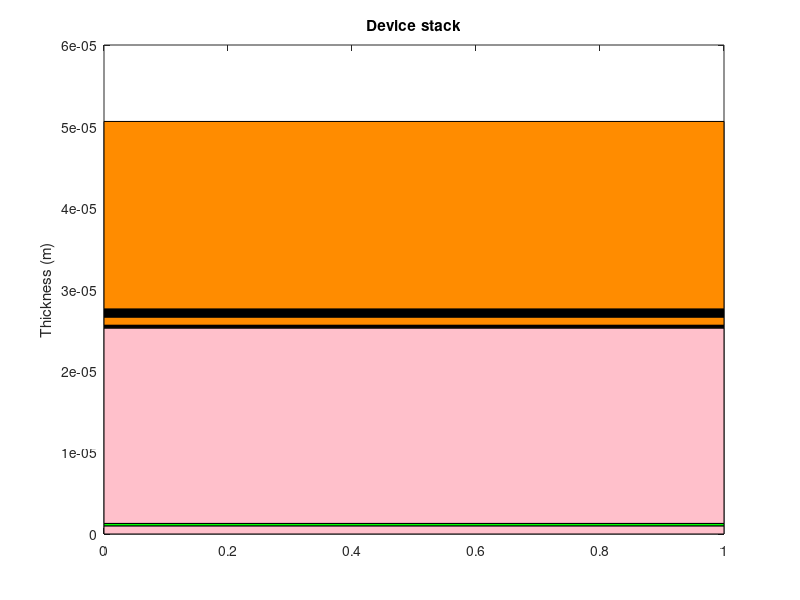

Write the MATLAB code that produced this figure. (Note: this script raises an error after producing the figure.)
% Calculations of strain and stress in the ReTRIna device,
% including the position of the neutral plane.

close all
clear all

%% Define the material properties

R = 11e-3; % radius of curvature in m

M = struct;

M.pi.E = 2.1e9;                  % Chen and Iroh, 1999
M.pi.max_strain = 0.029;         % http://www.matweb.com/search/DataSheet.aspx?MatGUID=ab35b368ab9c40848f545c35bdf1a672
M.pi.ultimate_strength = 82e6;   % Chen and Iroh, 1999
M.pi.c = [255,140,0] / 255;

M.pl.E = 1.8e9;                  % chen et al., 2007
M.pl.max_strain = 0.025;         % http://www.matweb.com/search/DataSheet.aspx?MatGUID=718d010d3cbf4d2297de0c9d6be5459e
M.pl.ultimate_strength = 55e6;   % chen et al., 2007
M.pl.c = [255,192,203] / 255;

M.au.E = 70e9;                   % Wu et al (2005). Mechanical properties of ultrahigh-strength gold nanowires
M.au.max_strain = 1e-3;          % http://www.matweb.com/search/DataSheet.aspx?MatGUID=b9639c2f4ed84006923b2956f90cc13c
M.au.ultimate_strength = 3.5e9;  % Wu et al (2005). Mechanical properties of ultrahigh-strength gold nanowires
M.au.c = [255,255,0] / 255;

M.cr.E = 279e9;                  % Janda and Stefan (1984). Intrinsic stress in chromium thin films measured by a Novel method. Thin Solid Films, v112, issue 2, pp127-137. 
M.cr.max_strain = 0.0026;        % Pa http://www.matweb.com/search/DataSheet.aspx?MatGUID=25ce9b7f40364cf79d54ed0db5c8e41f (based on max stress = 360 MPa)
M.cr.ultimate_strength = 200e6;  % Brankovic and Stanko
M.cr.c = [122,122,122] / 255;

M.pdot.E = 2.6e9;                % Qu et al. (2015). Stiffness, strength and adhesion characterization of electrochemically deposited conjugated polymer films. Acta Biomater.
M.pdot.max_strain = 0.02;        % https://www.ncbi.nlm.nih.gov/pmc/articles/PMC4728054/
M.pdot.ultimate_strength = 56e6; % Qu et al. (2015). Stiffness, strength and adhesion characterization of electrochemically deposited conjugated polymer films. Acta Biomater.
M.pdot.c = [0,255,0] / 255;

M.si.E = 60e9;                   % Gleskova and Wagner 2001
M.si.max_strain = 0.0125;        % https://aip.scitation.org/doi/10.1063/1.5117282
M.si.ultimate_strength = 2e9;    % Gaspar et al 2010
M.si.c = [0,0,255] / 255;

M.dlc.E = 759e9;                  % Cho et al. (2005). Young's modulus, Poisson's ratio and failure properties of tetrahedral amorphous diamond-like carbon for MEMS devices. J. Micromech. Microeng. 15 728.  
M.dlc.max_strain = 0.03;          % https://www.cambridge.org/core/journals/journal-of-materials-research/article/abs/substrateindependent-stressstrain-behavior-of-diamondlike-carbon-thin-films-by-nanoindentation-with-a-spherical-tip/AC08D778BEF6C8A14DA5B0156FD3D7DE
M.dlc.ultimate_strength = 7.3e9;  % Cho et al. (2005). Young's modulus, Poisson's ratio and failure properties of tetrahedral amorphous diamond-like carbon for MEMS devices. J. Micromech. Microeng. 15 728.
M.dlc.c = [0,0,0] / 255;

%% Define the layers of the device
L = struct();

L(13).m = 'pi';
L(13).t = 23e-6;     % m

L(12).m = 'dlc';
L(12).t = 1e-6;     % m

L(11).m = 'pi';
L(11).t = 1e-6;     % m

L(10).m = 'cr';
L(10).t = 5e-9;      % m

L(9).m = 'au';
L(9).t = 100e-9;    % m

L(8).m = 'cr';
L(8).t = 5e-9;      % m

L(7).m = 'si';
L(7).t = 100e-9;     % m 

L(6).m = 'cr';
L(6).t = 5e-9;     % m

L(5).m = 'au';
L(5).t = 100e-9;    % m

L(4).m = 'cr';
L(4).t = 5e-9;     % m

% L(4).m = 'iro';
% L(4).t = 2.4e-6;

L(3).m = 'pl';
L(3).t = 24e-6;     % m

L(2).m = 'pdot';
L(2).t = 300e-9;     % m

L(1).m = 'pl';
L(1).t = 1e-6;     % m

%% Calculate the position of the neutral plane
% zn = numinator / denominator
numinator = 0;
denominator = 0;
bottom_layer = 0;
top_layer_array = zeros(1,length(L));
bottom_layer_array = zeros(1,length(L));
figure()
for i = 1:length(L)
    m = L(i).m;    % layer material
    t = L(i).t;    % layer thickness
    
    z_bar = bottom_layer + t / 2;
    numinator = numinator + M.(m).E * t * z_bar;
    denominator = denominator + M.(m).E * t;
    
    % increment bottom layer
    L(i).bottom = bottom_layer;
    L(i).top = bottom_layer + t;
    bottom_layer = bottom_layer + t;
    
    % Plot and output
    fill([0 0 1 1], [L(i).bottom, L(i).top, L(i).top, L(i).bottom], M.(m).c)
    hold on
    disp([m, ': bottom = ', num2str(L(i).bottom), ', top = ',  num2str(L(i).top)])
    
end
set(gcf,'Color','w', 'Units', 'Inches', 'Position', [1,1,5,5])
ylabel('Thickness (m)')
title('Device stack')

z_n = numinator / denominator;
yline(z_n, '--r', 'Linewidth', 2)

disp(' ');
disp(['Neutral plane: ', num2str(z_n)])
disp(['At ', num2str(z_n/bottom_layer), '% of device stack'])

%% Calculate strain and stress
disp(' ')
for i = 1:length(L)
    m = L(i).m;
    % Evaluate where the maximal strain will be (at top or at bottom)
    if abs(L(i).top-z_n) >= abs(L(i).bottom-z_n)
        z_i = L(i).top;
    else
        z_i = L(i).bottom;
    end
    L(i).strain = (z_i - z_n) / R;
    L(i).stress = M.(m).E * L(i).strain;
    disp(['layer ', num2str(i), '(',m,'), strain = ', num2str(100*L(i).strain), '%, stress = ', num2str(L(i).stress,'%.2e')])
end

%% Make a table
% find max strains in device
materials = fields(M);
max_strain_device = zeros(1, length(materials));
max_stress_device = zeros(1, length(materials));
max_strain_yield = zeros(1, length(materials));
max_stress_yield = zeros(1, length(materials));
youngs_modulus = zeros(1, length(materials));

for i = 1:length(materials)
    m = materials{i};
    max_strain = 0;
    max_stress = 0;
    % loop through layers and find max strain
    for j = 1:length(L)
        if isequal(L(j).m,m) && abs(L(j).strain) > abs(max_strain)
            max_strain = L(j).strain;
        end
        if isequal(L(j).m,m) && abs(L(j).stress) > abs(max_stress)
            max_stress = L(j).stress;
        end
    end
    max_strain_device(i) = max_strain;
    max_stress_device(i) = max_stress;
    max_strain_yield(i) = M.(m).max_strain;
    max_stress_yield(i) = M.(m).ultimate_strength;
    youngs_modulus(i) = M.(m).E;
end

too_large_strain = (abs(max_strain_device) > max_strain_yield/3);
T_strain = table(materials, 100*max_strain_device', 100*max_strain_yield', too_large_strain', ...
          'VariableNames', {'Material', 'Max strain in device', 'Max yield', 'Strain too large?'});

too_large_stress = (abs(max_stress_device) > max_stress_yield/3);
[sorted, ind] = sort(abs(max_stress_device));      
T_stress = table(materials(ind), (1e-9)*youngs_modulus', abs((1e-6)*max_stress_device(ind))', (1e-6)*max_stress_yield(ind)', too_large_stress(ind)', ...
          'VariableNames', {'Material', 'Elastic modulus (GPa)', '|Max stress in device| (MPa)', 'Ultimate strength (MPa)', 'Stress too large?'});

writetable(T_stress,'./maximum_stress.csv');
